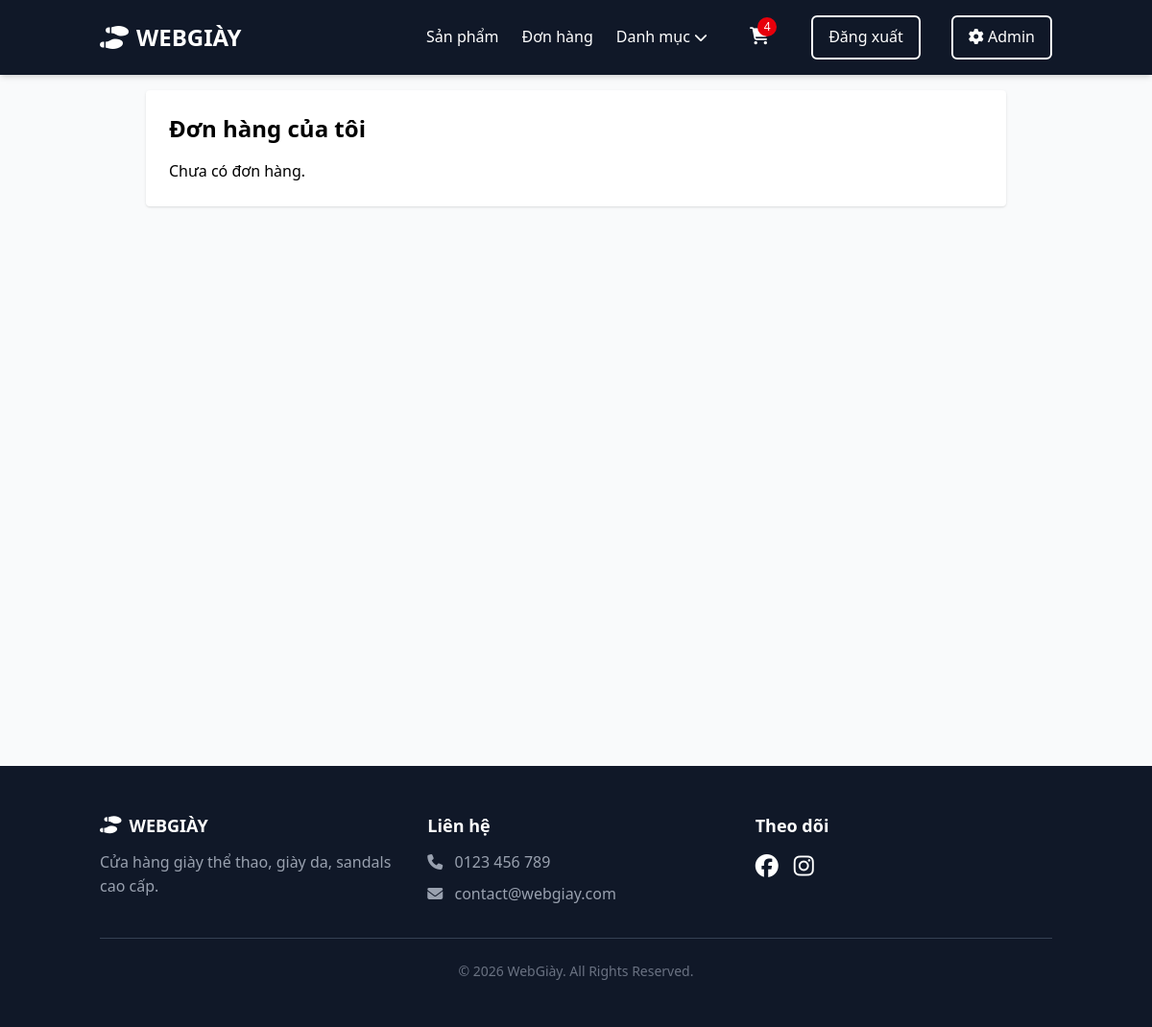
Page /cart/orders/ (signed in) on the earlier database version.
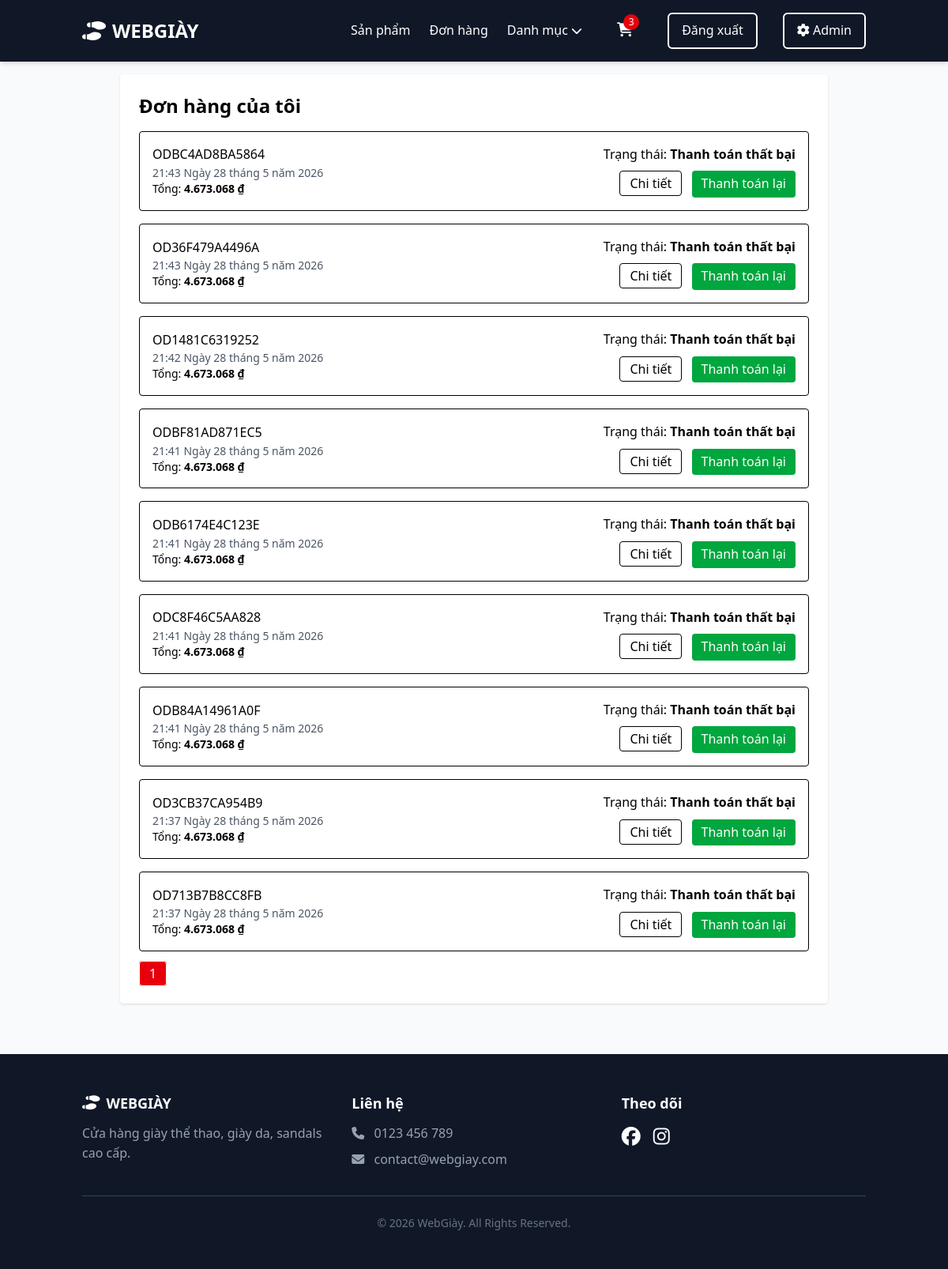
Same page on the later database version.
### apps/cart/models.py (models this page shows, shortened)
class Order(models.Model):
    class Status(models.TextChoices):
        PENDING = 'pending', 'Chờ thanh toán'
        PAID = 'paid', 'Đã thanh toán'
        FAILED = 'failed', 'Thanh toán thất bại'
        CANCELLED = 'cancelled', 'Đã hủy'
    class PaymentMethod(models.TextChoices):
        MOMO = 'momo', 'MoMo'
        COD = 'cod', 'COD'
    user = models.ForeignKey(
        settings.AUTH_USER_MODEL,
        on_delete=models.SET_NULL,
        null=True,
        blank=True,
        related_name='orders',
    )
    code = models.CharField(max_length=32, unique=True, blank=True)
    full_name = models.CharField(max_length=120, blank=True)
    phone = models.CharField(max_length=20, blank=True)
    email = models.EmailField(blank=True)
    address = models.CharField(max_length=255, blank=True)
    note = models.TextField(blank=True)
    total_amount = models.DecimalField(max_digits=12, decimal_places=0, default=0)
    status = models.CharField(max_length=20, choices=Status.choices, default=Status.PENDING)
    payment_method = models.CharField(max_length=20, choices=PaymentMethod.choices, default=PaymentMethod.MOMO)
    momo_order_id = models.CharField(max_length=100, blank=True, unique=True, null=True)
    momo_request_id = models.CharField(max_length=100, blank=True, unique=True, null=True)
    momo_trans_id = models.CharField(max_length=100, blank=True, null=True)
    momo_result_code = models.IntegerField(blank=True, null=True)
    momo_message = models.CharField(max_length=255, blank=True)
    momo_pay_url = models.URLField(blank=True)
    momo_response_payload = models.TextField(blank=True)
    created_at = models.DateTimeField(auto_now_add=True)
    updated_at = models.DateTimeField(auto_now=True)
    class Meta:
        ordering = ['-created_at']
        verbose_name = 'Đơn hàng'
        verbose_name_plural = 'Đơn hàng'

### apps/cart/views.py (the view)
# urls.py: path('orders/', views.orders_list, name='orders_list'),
@login_required
def orders_list(request):
    qs = Order.objects.filter(user=request.user).order_by('-created_at')
    paginator = Paginator(qs, 12)
    page = request.GET.get('page')
    page_obj = paginator.get_page(page)
    return render(request, 'orders/order_list.html', {'page_obj': page_obj, 'paginator': paginator})

### apps/cart/context_processors.py (called while the page is built)
def cart_count(request):
    if request.user.is_authenticated:
        total_items = get_user_cart_item_count(request.user)
    else:
        cart = get_session_cart(request.session)
        total_items = sum(int(item.get('quantity', 0)) for item in cart.values())
    return {'cart_count': total_items}

### apps/cart/services.py (called while the page is built)
def get_user_cart_item_count(user):
    cart = Cart.objects.filter(user=user).first()
    if not cart:
        return 0
    return sum(item.quantity for item in cart.items.all())

### apps/products/templatetags/format_money.py (called while the page is built)
@register.filter
def vnd(value):
    try:
        value = int(value)
        return f"{value:,} ₫".replace(",", ".")
    except:
        return value

### templates/orders/order_list.html (shortened to what this page needs)
{% extends 'base.html' %}
{% load format_money %}
{% block content %}
<div class="max-w-4xl mx-auto bg-white p-6 rounded shadow">
  <h2 class="text-2xl font-semibold mb-4">Đơn hàng của tôi</h2>
  {% if page_obj.object_list %}
  <div class="space-y-4">
    {% for order in page_obj.object_list %}
    <div class="flex items-center justify-between p-4 border rounded">
      <div>
        <div class="font-medium">{{ order.code }}</div>
        <div class="text-sm text-gray-600">{{ order.created_at }}</div>
        <div class="text-sm">Tổng: <span class="font-semibold">{{ order.total_amount|vnd }}</span></div>
      </div>
      <div class="text-right">
        <div class="mb-2">Trạng thái: <span class="font-semibold">{{ order.get_status_display }}</span></div>
        <a href="{% url 'cart:order_detail' order.code %}" class="px-3 py-1 border rounded">Chi tiết</a>
        {% if order.status == 'pending' or order.status == 'failed' %}
        <form action="{% url 'cart:order_retry' order.code %}" method="post" class="inline-block">
          <button class="px-3 py-1 bg-green-600 text-white rounded ml-2">Thanh toán lại</button>
        </form>
        {% endif %}
      </div>
    </div>
    {% endfor %}
  </div>
  <div class="mt-4">
    {% for num in paginator.page_range %}
      <a href="?page={{ num }}" class="px-3 py-1 border rounded {% if num == page_obj.number %}bg-red-600 text-white{% endif %}">{{ num }}</a>
    {% endfor %}
  </div>
  {% else %}
    <p>Chưa có đơn hàng.</p>
  {% endif %}
</div>
{% endblock %}

### templates/base.html (shortened to what this page needs)
<!doctype html>
<html lang="vi">
	<head>
		<link
			rel="stylesheet"
			href="https://cdnjs.cloudflare.com/ajax/libs/font-awesome/6.6.0/css/all.min.css"
		/>
		{% load static %}
		<link rel="stylesheet" href="{% static 'css/main.css' %}" />
	</head>
	<body class="font-segoe bg-gray-50">
		<nav class="bg-gray-900 text-white shadow-md sticky top-0 z-50">
			<div class="container mx-auto px-4">
				<div class="flex justify-between items-center py-4">
					<a
						class="text-2xl font-bold flex items-center gap-2"
						href="{% url 'landing' %}"
					>
						<i class="fas fa-shoe-prints"></i> WEBGIÀY
					</a>
					<div class="hidden lg:flex items-center gap-8" id="navbarMenu">
						<ul class="flex gap-6">
							<li>
								<a
									href="{% url 'products:product_list' %}"
									class="hover:text-red-500 transition"
								>
									Sản phẩm
								</a>
							</li>
							{% if user.is_authenticated %}
							<li>
								<a href="{% url 'cart:orders_list' %}" class="hover:text-red-500 transition">Đơn hàng</a>
							</li>
							{% endif %}
							<li class="relative group">
								<button
									class="hover:text-red-500 transition flex items-center gap-1"
									id="desktopDropdownToggle"
									type="button"
								>
									Danh mục
									<i class="fas fa-chevron-down text-sm"></i>
								</button>
							</li>
						</ul>
						<a
							href="{% url 'cart:cart_detail' %}"
							class="relative inline-flex items-center px-3 py-2 text-white hover:text-red-500 transition"
							aria-label="Giỏ hàng"
						>
							<div class="relative">
								<i class="fas fa-shopping-cart text-lg"></i>
								{% if cart_count|default:0 > 0 %}
								<span class="absolute -top-2 -right-2 inline-flex items-center justify-center w-5 h-5 text-xs font-medium text-white bg-red-600 rounded-full">
									{{ cart_count }}
								</span>
								{% endif %}
							</div>
						</a>
						{% if user.is_authenticated %}
							<a
								href="{% url 'accounts:logout' %}"
								class="px-4 py-2 border-2 border-white text-white rounded-md hover:bg-white hover:text-gray-900 transition font-medium"
							>
								Đăng xuất
							</a>
						{% endif %}
						<a
							href="{% url 'admin:index' %}"
							class="px-4 py-2 border-2 border-white text-white rounded-md hover:bg-white hover:text-gray-900 transition font-medium"
						>
							<i class="fas fa-cog"></i> Admin
						</a>
					</div>
				</div>
			</div>
		</nav>
		<main class="min-h-screen container mx-auto px-4 mt-4">
			{% block content %}{% endblock %}
		</main>
		<footer class="bg-gray-900 text-white py-12 mt-16">
			<div class="container mx-auto px-4">
				<div class="grid grid-cols-1 md:grid-cols-3 gap-8 mb-8">
					<div>
						<h5 class="text-lg font-bold mb-3 flex items-center gap-2">
							<i class="fas fa-shoe-prints"></i> WEBGIÀY
						</h5>
						<p class="text-gray-400">
							Cửa hàng giày thể thao, giày da, sandals cao cấp.
						</p>
					</div>
					<div>
						<h5 class="text-lg font-bold mb-3">Liên hệ</h5>
						<p class="text-gray-400 mb-2">
							<i class="fas fa-phone mr-2"></i> 0123 456 789
						</p>
						<p class="text-gray-400">
							<i class="fas fa-envelope mr-2"></i> contact@webgiay.com
						</p>
					</div>
					<div>
						<h5 class="text-lg font-bold mb-3">Theo dõi</h5>
						<div class="flex gap-4">
							<a
								href="#"
								class="text-2xl text-white hover:text-red-500 transition"
							>
								<i class="fab fa-facebook"></i>
							</a>
							<a
								href="#"
								class="text-2xl text-white hover:text-red-500 transition"
							>
								<i class="fab fa-instagram"></i>
							</a>
						</div>
					</div>
				</div>
				<hr class="border-gray-700" />
				<div class="text-center text-gray-500 text-sm mt-6">
					© 2026 WebGiày. All Rights Reserved.
				</div>
			</div>
		</footer>
	</body>
</html>

### static/css/main.css (style rules this page uses)
body { font-family: "Segoe UI", system-ui, sans-serif; line-height: 1.6; }
main { min-height: 80vh; }

Differences in the rows shown:
added Order: code "ODBC4AD8BA5864", created_at "21:43 Ngày 28 tháng 5 năm 2026", total_amount|vnd "4.673.068 ₫", status "Thanh toán thất bại", shows "Thanh toán lại"
added Order: code "OD36F479A4496A", created_at "21:43 Ngày 28 tháng 5 năm 2026", total_amount|vnd "4.673.068 ₫", status "Thanh toán thất bại", shows "Thanh toán lại"
added Order: code "OD1481C6319252", created_at "21:42 Ngày 28 tháng 5 năm 2026", total_amount|vnd "4.673.068 ₫", status "Thanh toán thất bại", shows "Thanh toán lại"
added Order: code "ODBF81AD871EC5", created_at "21:41 Ngày 28 tháng 5 năm 2026", total_amount|vnd "4.673.068 ₫", status "Thanh toán thất bại", shows "Thanh toán lại"
added Order: code "ODB6174E4C123E", created_at "21:41 Ngày 28 tháng 5 năm 2026", total_amount|vnd "4.673.068 ₫", status "Thanh toán thất bại", shows "Thanh toán lại"
added Order: code "ODC8F46C5AA828", created_at "21:41 Ngày 28 tháng 5 năm 2026", total_amount|vnd "4.673.068 ₫", status "Thanh toán thất bại", shows "Thanh toán lại"
added Order: code "ODB84A14961A0F", created_at "21:41 Ngày 28 tháng 5 năm 2026", total_amount|vnd "4.673.068 ₫", status "Thanh toán thất bại", shows "Thanh toán lại"
added Order: code "OD3CB37CA954B9", created_at "21:37 Ngày 28 tháng 5 năm 2026", total_amount|vnd "4.673.068 ₫", status "Thanh toán thất bại", shows "Thanh toán lại"
added Order: code "OD713B7B8CC8FB", created_at "21:37 Ngày 28 tháng 5 năm 2026", total_amount|vnd "4.673.068 ₫", status "Thanh toán thất bại", shows "Thanh toán lại"
Other differences:
{{ cart_count }}: "4" → "3"
new list line: "1"
text no longer shown: "Chưa có đơn hàng."
